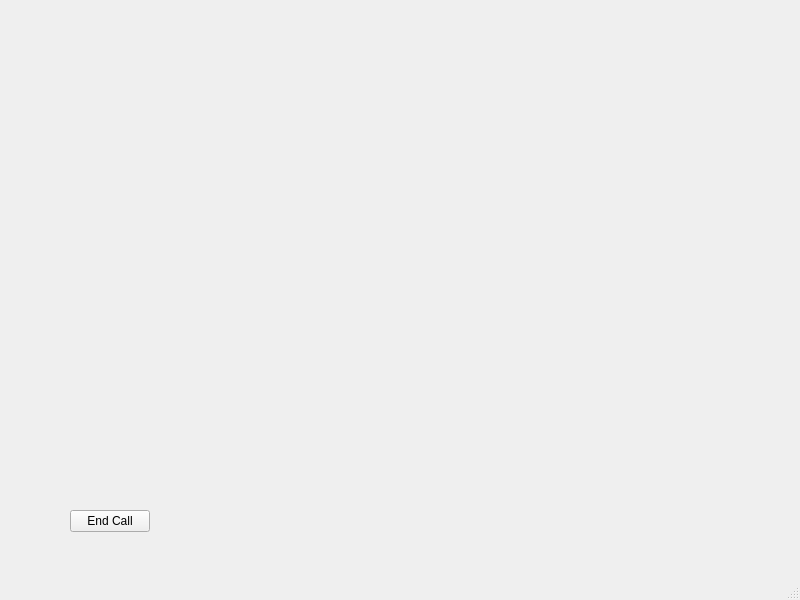
<?xml version="1.0" encoding="UTF-8"?>
<ui version="4.0">
 <class>CallWindow</class>
 <widget class="QMainWindow" name="CallWindow">
  <property name="geometry">
   <rect>
    <x>0</x>
    <y>0</y>
    <width>800</width>
    <height>600</height>
   </rect>
  </property>
  <property name="windowTitle">
   <string>MainWindow</string>
  </property>
  <widget class="QWidget" name="centralwidget">
   <widget class="QPushButton" name="pushButton">
    <property name="geometry">
     <rect>
      <x>70</x>
      <y>510</y>
      <width>80</width>
      <height>22</height>
     </rect>
    </property>
    <property name="text">
     <string>End Call</string>
    </property>
   </widget>
  </widget>
  <widget class="QMenuBar" name="menubar">
   <property name="geometry">
    <rect>
     <x>0</x>
     <y>0</y>
     <width>800</width>
     <height>19</height>
    </rect>
   </property>
  </widget>
  <widget class="QStatusBar" name="statusbar"/>
 </widget>
 <resources/>
 <connections/>
</ui>
